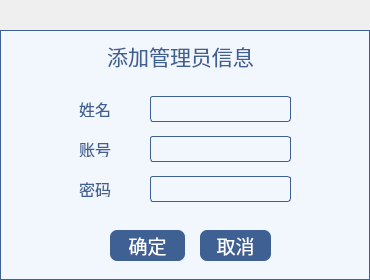
<?xml version="1.0" encoding="UTF-8"?>
<ui version="4.0">
 <class>Admin_AddManager</class>
 <widget class="QWidget" name="Admin_AddManager">
  <property name="geometry">
   <rect>
    <x>0</x>
    <y>0</y>
    <width>370</width>
    <height>280</height>
   </rect>
  </property>
  <property name="font">
   <font>
    <family>黑体</family>
    <pointsize>12</pointsize>
   </font>
  </property>
  <property name="windowTitle">
   <string>Form</string>
  </property>
  <property name="styleSheet">
   <string notr="true">QLabel{
color:#3e6093;
}


QLineEdit{
border-radius:3px;
border:1px solid #3e6093;
background:#f2f6fd;
color:#3e6093;}
QComboBox{border-radius:3px;
border:1px solid #3e6093;
background:#f2f6fd;}


QComboBox::drop-down {
width:24px;
border-image:url(:/res/所有下拉框.png);
}  

QComboBox:hover{
background:#d9e4f5;
}

QComboBox:pressed{
background:#bac9e0;
}</string>
  </property>
  <widget class="QPushButton" name="pushButton_2">
   <property name="geometry">
    <rect>
     <x>200</x>
     <y>230</y>
     <width>71</width>
     <height>31</height>
    </rect>
   </property>
   <property name="font">
    <font>
     <family>黑体</family>
     <pointsize>14</pointsize>
    </font>
   </property>
   <property name="styleSheet">
    <string notr="true">QPushButton{
color:#ffffff;
background-color:#3e6093;
border-radius:7px;
}

QPushButton:hover{
background:#2c466c;
}

QPushButton:pressed{
background:#253b5b;
}</string>
   </property>
   <property name="text">
    <string>取消</string>
   </property>
  </widget>
  <widget class="QPushButton" name="pushButton">
   <property name="geometry">
    <rect>
     <x>110</x>
     <y>230</y>
     <width>75</width>
     <height>31</height>
    </rect>
   </property>
   <property name="font">
    <font>
     <family>黑体</family>
     <pointsize>14</pointsize>
    </font>
   </property>
   <property name="styleSheet">
    <string notr="true">QPushButton{
color:#ffffff;
background-color:#3e6093;
border-radius:7px;
}

QPushButton:hover{
background:#2c466c;
}

QPushButton:pressed{
background:#253b5b;
}</string>
   </property>
   <property name="text">
    <string>确定</string>
   </property>
  </widget>
  <widget class="QLabel" name="label_result">
   <property name="geometry">
    <rect>
     <x>20</x>
     <y>220</y>
     <width>101</width>
     <height>51</height>
    </rect>
   </property>
   <property name="text">
    <string/>
   </property>
  </widget>
  <widget class="QLabel" name="label">
   <property name="geometry">
    <rect>
     <x>100</x>
     <y>40</y>
     <width>161</width>
     <height>31</height>
    </rect>
   </property>
   <property name="font">
    <font>
     <family>黑体</family>
     <pointsize>16</pointsize>
     <weight>50</weight>
     <bold>false</bold>
    </font>
   </property>
   <property name="text">
    <string>添加管理员信息</string>
   </property>
   <property name="alignment">
    <set>Qt::AlignCenter</set>
   </property>
  </widget>
  <widget class="QWidget" name="widget" native="true">
   <property name="geometry">
    <rect>
     <x>70</x>
     <y>70</y>
     <width>241</width>
     <height>161</height>
    </rect>
   </property>
   <widget class="QLabel" name="label_2">
    <property name="geometry">
     <rect>
      <x>9</x>
      <y>31</y>
      <width>32</width>
      <height>16</height>
     </rect>
    </property>
    <property name="text">
     <string>姓名</string>
    </property>
   </widget>
   <widget class="QLineEdit" name="lineEdit">
    <property name="geometry">
     <rect>
      <x>80</x>
      <y>26</y>
      <width>141</width>
      <height>26</height>
     </rect>
    </property>
   </widget>
   <widget class="QLabel" name="label_3">
    <property name="geometry">
     <rect>
      <x>9</x>
      <y>71</y>
      <width>32</width>
      <height>16</height>
     </rect>
    </property>
    <property name="text">
     <string>账号</string>
    </property>
   </widget>
   <widget class="QLineEdit" name="lineEdit_2">
    <property name="geometry">
     <rect>
      <x>80</x>
      <y>66</y>
      <width>141</width>
      <height>26</height>
     </rect>
    </property>
   </widget>
   <widget class="QLabel" name="label_4">
    <property name="geometry">
     <rect>
      <x>9</x>
      <y>111</y>
      <width>32</width>
      <height>16</height>
     </rect>
    </property>
    <property name="text">
     <string>密码</string>
    </property>
   </widget>
   <widget class="QLineEdit" name="lineEdit_3">
    <property name="geometry">
     <rect>
      <x>80</x>
      <y>106</y>
      <width>141</width>
      <height>26</height>
     </rect>
    </property>
   </widget>
  </widget>
  <widget class="QWidget" name="widget_2" native="true">
   <property name="geometry">
    <rect>
     <x>0</x>
     <y>30</y>
     <width>370</width>
     <height>250</height>
    </rect>
   </property>
   <property name="styleSheet">
    <string notr="true">background:#f2f6fd;
border:1px solid #3e6093;</string>
   </property>
  </widget>
  <zorder>widget_2</zorder>
  <zorder>pushButton_2</zorder>
  <zorder>pushButton</zorder>
  <zorder>label_result</zorder>
  <zorder>label</zorder>
  <zorder>widget</zorder>
 </widget>
 <tabstops>
  <tabstop>lineEdit</tabstop>
  <tabstop>lineEdit_2</tabstop>
  <tabstop>lineEdit_3</tabstop>
  <tabstop>pushButton</tabstop>
  <tabstop>pushButton_2</tabstop>
 </tabstops>
 <resources/>
 <connections/>
</ui>
